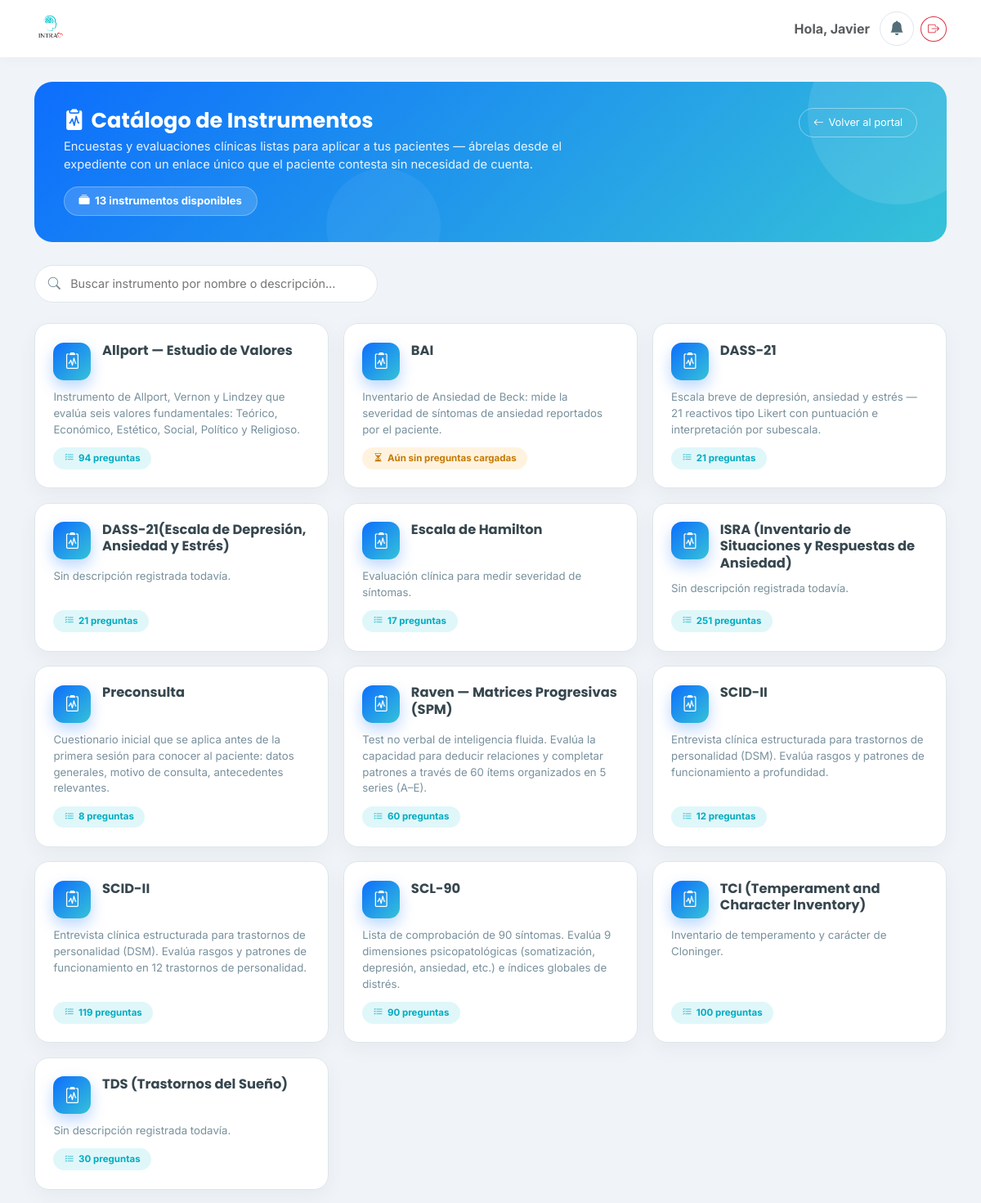
Before: /portal-medico/instrumentos/ (signed in) with the older database file.
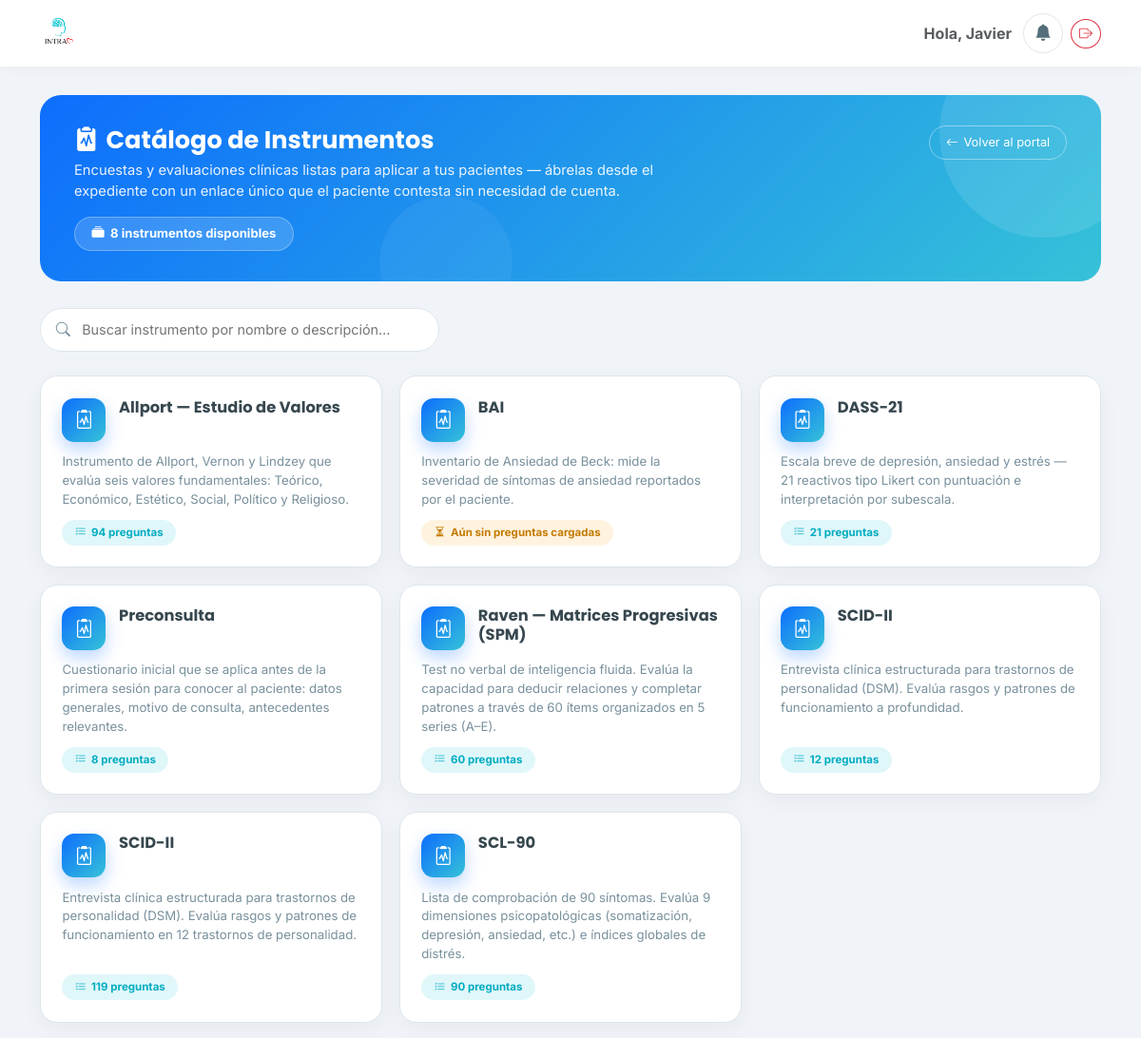
After: the same page with the newer database file.
### clinica/models.py (models this page shows, shortened)
class Instrumento(models.Model):
    nombre = models.CharField(max_length=150, verbose_name="Nombre del instrumento")
    clave = models.SlugField(
        max_length=50, unique=True,
        help_text="Identificador interno usado por el motor de puntuación (ej. 'preconsulta', 'scid_ii')."
    )
    descripcion = models.TextField(blank=True, verbose_name="Descripción / para qué sirve")
    instrucciones = models.TextField(
        blank=True,
        verbose_name="Instrucciones para el paciente",
        help_text="Texto que ve el paciente antes de empezar a responder."
    )
    activo = models.BooleanField(default=True)
    creado_en = models.DateTimeField(auto_now_add=True)
    class Meta:
        verbose_name = "Instrumento"
        verbose_name_plural = "Instrumentos"
        ordering = ['nombre']

### clinica/views.py (the view)
# urls.py: path('portal-medico/instrumentos/', clinica_views.catalogo_instrumentos, name='catalogo_instrumentos'),
@login_required
def catalogo_instrumentos(request):
    if not hasattr(request.user, 'perfil_terapeuta'):
        return redirect('home')
    q = request.GET.get('q', '').strip()
    instrumentos = Instrumento.objects.filter(activo=True).annotate(
        total_preguntas=Count('preguntas')
    ).order_by('nombre')
    if q:
        instrumentos = instrumentos.filter(Q(nombre__icontains=q) | Q(descripcion__icontains=q))
    return render(request, 'clinica/catalogo_instrumentos.html', {
        'instrumentos': instrumentos,
        'q': q,
        'total_catalogo': Instrumento.objects.filter(activo=True).count(),
    })

### clinica/templates/clinica/catalogo_instrumentos.html (shortened to what this page needs)
{% extends 'clinica/base.html' %}
{% block content %}
<div class="ci-hero">
  <div class="ci-hero-row">
    <div>
      <h1><i class="bi bi-clipboard2-pulse-fill me-2"></i>Catálogo de Instrumentos</h1>
      <p>Encuestas y evaluaciones clínicas listas para aplicar a tus pacientes — ábrelas desde el expediente con un enlace único que el paciente contesta sin necesidad de cuenta.</p>
    </div>
    <a href="{% url 'portal_terapeuta' %}" class="ci-back">
      <i class="bi bi-arrow-left"></i>Volver al portal
    </a>
  </div>
  <span class="ci-count-pill">
    <i class="bi bi-collection-fill"></i>
    {{ total_catalogo }} instrumento{{ total_catalogo|pluralize }} disponible{{ total_catalogo|pluralize }}
  </span>
</div>
<div class="ci-search-wrap">
  <form method="get" class="ci-search">
    <i class="bi bi-search"></i>
    <input type="text" name="q" value="{{ q }}" placeholder="Buscar instrumento por nombre o descripción…" autocomplete="off">
  </form>
</div>
{% if instrumentos %}
<div class="ci-grid">
  {% for ins in instrumentos %}
  <div class="ci-card" style="animation-delay: {% widthratio forloop.counter0 1 70 %}ms">
    <div class="ci-card-top">
      <div class="ci-ico"><i class="bi bi-clipboard2-pulse"></i></div>
      <h3 class="ci-card-title">{{ ins.nombre }}</h3>
    </div>
    <p class="ci-card-desc">{{ ins.descripcion|default:"Sin descripción registrada todavía." }}</p>
    <div class="ci-card-foot">
      {% if ins.total_preguntas %}
        <span class="ci-chip"><i class="bi bi-list-check"></i>{{ ins.total_preguntas }} pregunta{{ ins.total_preguntas|pluralize }}</span>
      {% else %}
        <span class="ci-chip empty"><i class="bi bi-hourglass-split"></i>Aún sin preguntas cargadas</span>
      {% endif %}
    </div>
  </div>
  {% endfor %}
</div>
{% endif %}
{% endblock %}

### clinica/templates/clinica/base.html (shortened to what this page needs)
{% load static %}
<!DOCTYPE html>
<html lang="es">
<head>
    <link href="https://cdn.jsdelivr.net/npm/bootstrap@5.3.0/dist/css/bootstrap.min.css" rel="stylesheet">
    <link rel="stylesheet" href="https://cdn.jsdelivr.net/npm/bootstrap-icons@1.10.5/font/bootstrap-icons.css">
</head>
<body>
    <nav class="navbar navbar-expand-lg fixed-top">
        <div class="container">
            <a class="navbar-brand d-flex align-items-center" href="{% url 'home' %}">
               <img src="{% static 'clinica/images/logo.png' %}" alt="Logo INTRA" class="me-2">
            </a>
            <div class="d-flex align-items-center gap-2">
                <span class="me-1 text-muted fw-bold d-none d-md-block">
                    Hola, {{ user.username|title }}
                </span>
                {% if user.perfil_terapeuta %}
                <div class="position-relative">
                    <button id="btn-campanita"
                            class="btn-campanita"
                            type="button"
                            data-bs-toggle="offcanvas"
                            data-bs-target="#notifPanel"
                            title="Notificaciones"
                            aria-label="Ver notificaciones">
                        <i class="bi bi-bell-fill"></i>
                    </button>
                </div>
                {% endif %}
<form action="{% url 'logout' %}" method="post">
                    <button type="submit" class="btn btn-outline-danger btn-sm rounded-circle" title="Cerrar Sesión">
                        <i class="bi bi-box-arrow-right"></i>
                    </button>
                </form>
            </div>
        </div>
    </nav>
    <div class="container" style="margin-top: 100px;">
        {% block content %}
        {% endblock %}
    </div>
</body>
<link href="https://cdn.jsdelivr.net/npm/select2@4.1.0-rc.0/dist/css/select2.min.css" rel="stylesheet" />
<link rel="stylesheet" href="https://cdn.jsdelivr.net/npm/select2-bootstrap-5-theme@1.3.0/dist/select2-bootstrap-5-theme.min.css" />
</html>

### clinica/templates/clinica/base.html (style rules this page uses)
:root { --intra-primary: #26C6DA; --intra-secondary: #EF5350; --intra-dark: #37474F; --intra-light: #F0F4F8; --intra-white: #FFFFFF; }
body { background-color: var(--intra-light); font-family: 'Inter', sans-serif; color: var(--intra-dark); }
h1, h2, h3, h4, h5, .navbar-brand { font-family: 'Poppins', sans-serif; }
.navbar { background-color: var(--intra-white); box-shadow: 0 2px 15px rgba(0,0,0,0.03); padding-top: 10px; padding-bottom: 10px; }
.navbar-brand img { height: 40px; width: auto; }
.btn-campanita { position: relative; width: 42px; height: 42px; border-radius: 50%; border: 1px solid #E0E6EC; background: #fff; color: #546E7A; display: inline-flex; align-items: center; justify-content: center; font-size: 1.1rem; transition: all .2s ease; cursor: pointer; }

### clinica/templates/clinica/catalogo_instrumentos.html (style rules this page uses)
:root { --ci-teal: #26C6DA; --ci-teal-dk: #00ACC1; --ci-blue: #0d6efd; --ci-navy: #37474F; --ci-muted: #78909C; --ci-border: #DDE5EB; }
.ci-hero { background: linear-gradient(135deg, var(--ci-blue) 0%, #35c2d8 100%); border-radius: 22px; padding: 2rem 2.25rem; margin-bottom: 1.75rem; position: relative; overflow: hidden; color: #fff; animation: ciFadeIn .45s both; }
.ci-hero::before { content:''; position:absolute; top:-70px; right:-50px; width:220px; height:220px; border-radius:50%; background:rgba(255,255,255,.10); pointer-events:none; }
.ci-hero::after { content:''; position:absolute; bottom:-50px; left:32%; width:140px; height:140px; border-radius:50%; background:rgba(255,255,255,.05); pointer-events:none; }
.ci-hero h1 { font-family:'Poppins',sans-serif; font-weight:700; font-size:1.6rem; margin:0 0 .3rem; position:relative; }
.ci-hero p { margin:0; opacity:.9; font-size:.92rem; max-width:640px; position:relative; }
.ci-hero-row { display:flex; justify-content:space-between; align-items:flex-start; gap:1rem; flex-wrap:wrap; position:relative; }
.ci-back { border:1.5px solid rgba(255,255,255,.4); color:#fff; background:transparent; border-radius:999px; padding:.45rem 1.05rem; font-size:.8rem; text-decoration:none; transition:all .2s; display:inline-flex; align-items:center; gap:.35rem; flex-shrink:0; }
.ci-count-pill { background:rgba(255,255,255,.16); border:1px solid rgba(255,255,255,.28); border-radius:999px; padding:.45rem 1.1rem; font-size:.82rem; font-weight:700; display:inline-flex; align-items:center; gap:.4rem; margin-top:1rem; position:relative; }
.ci-search-wrap { margin-bottom:1.6rem; animation: ciSlideUp .4s .05s both; }
.ci-search { position:relative; max-width:420px; }
.ci-search i { position:absolute; left:1.05rem; top:50%; transform:translateY(-50%); color:var(--ci-muted); font-size:.95rem; }
.ci-search input { width:100%; border:1.5px solid var(--ci-border); border-radius:999px; padding:.7rem 1.2rem .7rem 2.7rem; font-size:.9rem; color:var(--ci-navy); background:#fff; transition:border-color .2s, box-shadow .2s; }
.ci-grid { display:grid; grid-template-columns:repeat(auto-fill, minmax(270px,1fr)); gap:1.1rem; }
.ci-card { background:#fff; border:1px solid var(--ci-border); border-radius:18px; padding:1.4rem; box-shadow:0 8px 24px rgba(0,0,0,.045); transition:transform .2s ease, box-shadow .2s ease, border-color .2s ease; opacity:0; transform:translateY(16px); animation: ciSlideUp .45s ease forwards; display:flex; flex-direction:column; gap:.7rem; }
.ci-card-top { display:flex; align-items:flex-start; gap:.85rem; }
.ci-ico { width:46px; height:46px; border-radius:13px; flex-shrink:0; background:linear-gradient(135deg, var(--ci-blue), #35c2d8); color:#fff; display:flex; align-items:center; justify-content:center; font-size:1.25rem; box-shadow:0 8px 18px rgba(13,110,253,.28); }
.ci-card-title { font-family:'Poppins',sans-serif; font-weight:700; font-size:1.02rem; color:var(--ci-navy); margin:0; line-height:1.25; }
.ci-card-desc { font-size:.83rem; color:var(--ci-muted); line-height:1.5; margin:0; flex:1; }
.ci-card-foot { display:flex; align-items:center; justify-content:space-between; gap:.6rem; }
.ci-chip { background:#E0F7FA; color:var(--ci-teal-dk); border-radius:999px; padding:.3rem .85rem; font-size:.72rem; font-weight:700; display:inline-flex; align-items:center; gap:.35rem; }
.ci-chip.empty { background:#FFF3E0; color:#C47A00; }

Changed rows visible on the page:
removed Instrumento: nombre "DASS-21(Escala de Depresión, Ansiedad y Estrés)", descripcion "Sin descripción registrada todavía.", total_preguntas "21"
removed Instrumento: nombre "Escala de Hamilton", descripcion "Evaluación clínica para medir severidad de síntomas.", total_preguntas "17"
removed Instrumento: nombre "ISRA (Inventario de Situaciones y Respuestas de Ansiedad)", descripcion "Sin descripción registrada todavía.", total_preguntas "251"
removed Instrumento: nombre "TCI (Temperament and Character Inventory)", descripcion "Inventario de temperamento y carácter de Cloninger.", total_preguntas "100"
removed Instrumento: nombre "TDS (Trastornos del Sueño)", descripcion "Sin descripción registrada todavía.", total_preguntas "30"
Other visible differences:
{{ total_catalogo }}: "13" → "8"
